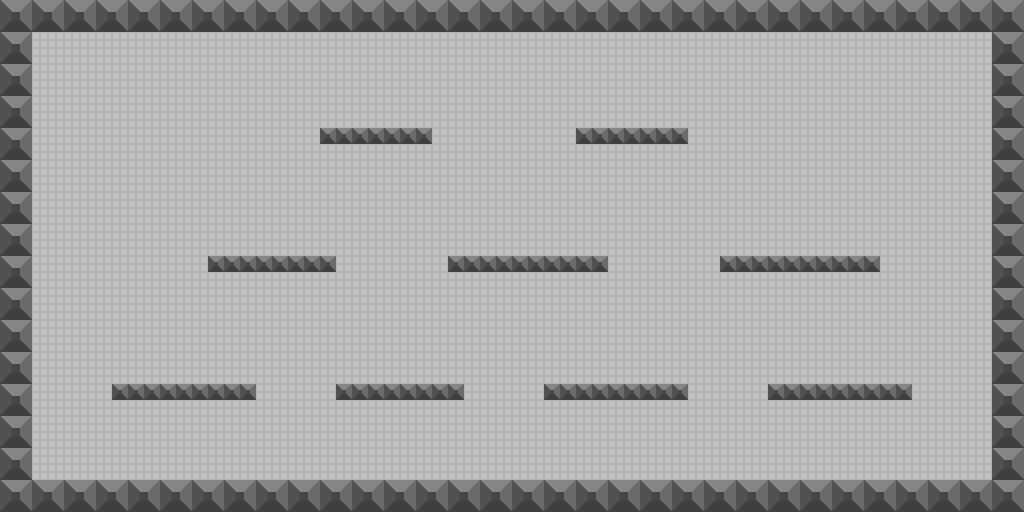

Below is a game level as drawn by its tile map, then a one-line description and the .tmx that defines it (tile-layer data replaced by summaries):
An orthogonal 64x32 tile map with 16x16 px tiles, 2 tile layers (background, graphics) and 13 objects.

<map version="1.5" tiledversion="1.6.0" orientation="orthogonal" renderorder="right-down" width="64" height="32" tilewidth="16" tileheight="16" infinite="0" nextlayerid="5" nextobjectid="20">
 <tileset firstgid="1" source="portal.tsx" />
 <layer id="4" name="background" width="64" height="32">
  <data>[2048 cells, 2048 non-empty, 1 distinct tile ids]</data>
 </layer>
 <layer id="1" name="graphics" width="64" height="32">
  <data>[2048 cells, 445 non-empty, 5 distinct tile ids]</data>
 </layer>
 <objectgroup id="3" name="ground">
  <object id="5" x="16" y="16" width="16" height="480" />
  <object id="7" x="32" y="480" width="976" height="16" />
  <object id="8" x="992" y="16" width="16" height="464" />
  <object id="9" x="32" y="16" width="960" height="16" />
  <object id="10" x="320" y="128" width="112" height="16" />
  <object id="11" x="576" y="128" width="112" height="16" />
  <object id="12" x="208" y="256" width="128" height="16" />
  <object id="13" x="448" y="256" width="160" height="16" />
  <object id="14" x="720" y="256" width="160" height="16" />
  <object id="15" x="768" y="384" width="144" height="16" />
  <object id="16" x="544" y="384" width="144" height="16" />
  <object id="17" x="336" y="384" width="128" height="16" />
  <object id="19" x="112" y="384" width="144" height="16" />
 </objectgroup>
</map>